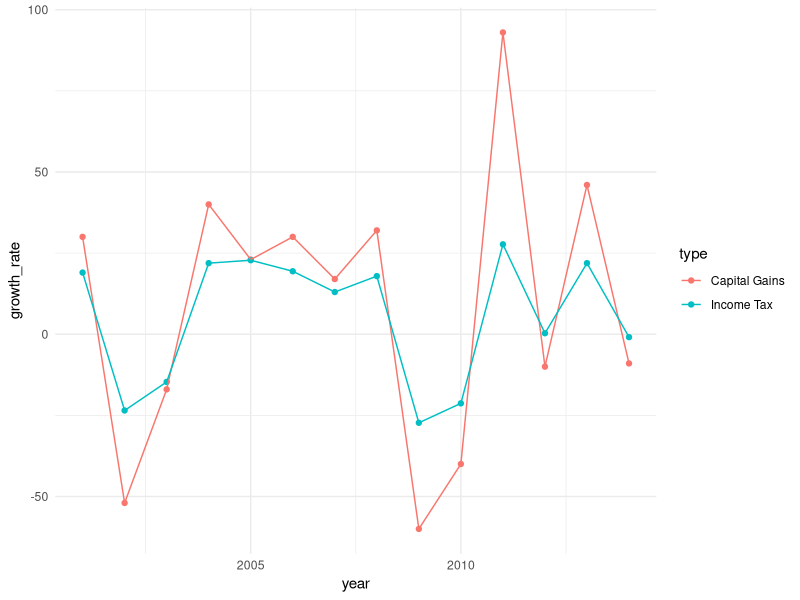
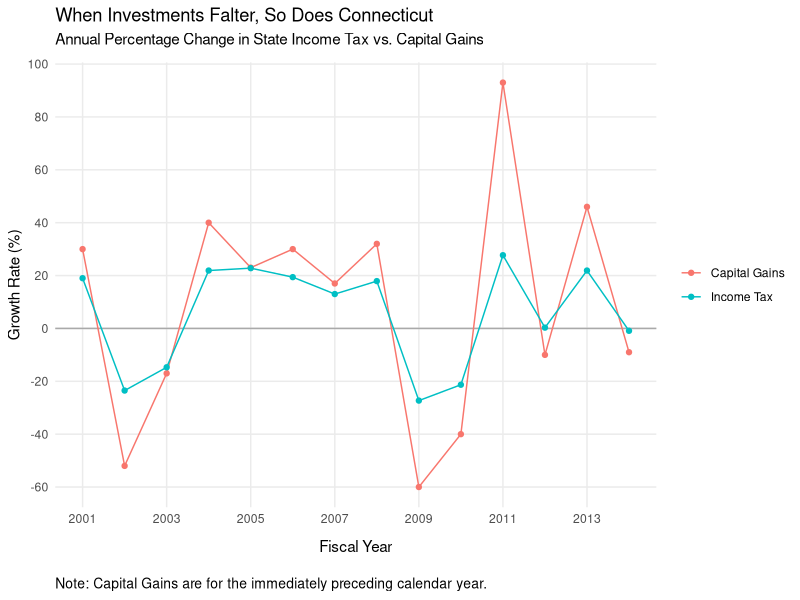

Write R code to recreate these figures, in order.
## ---- chunk 1
ct <- data.frame('type'=rep(c('Capital Gains', 'Income Tax'), each=14),
                 'year'=rep(2001:2014, 2),
                 'growth_rate'=c(30, -52, -17, 40, 23, 30, 17, 32, -60,
                                 -40, 93, -10, 46, -9,
                                 19, -23.5, -14.7, 21.9, 22.8, 19.4, 13,
                                 17.9, -27.3, -21.3, 27.7, .3, 21.9, -.9))
## ---- chunk 2
library(ggplot2)

gains <- ggplot(data=ct, aes(x=year, y=growth_rate, color=type)) +
  geom_point() +
  geom_line() +
  theme_minimal()

print(gains)
## ---- chunk 3
gains_tweaks <- ggplot(data=ct, aes(x=year, y=growth_rate, color=type)) +
  geom_hline(yintercept=0, color='darkgray') +
  geom_line() +
  geom_point() +
  labs(title = "When Investments Falter, So Does Connecticut",
       subtitle = "Annual Percentage Change in State Income Tax vs. Capital Gains",
       caption = "Note: Capital Gains are for the immediately preceding calendar year.",
       y = "Growth Rate (%)",
       x = "Fiscal Year",
       color=NULL) +
  scale_y_continuous(breaks=seq(-60,100, by=20)) +
  scale_x_continuous(breaks=seq(2001, 2014, by=2)) +
  theme_minimal() +
  theme(panel.grid.minor = element_blank(),
        plot.caption = element_text(hjust=0, size=10),
        plot.title = element_text(margin=margin(0, 0, 5, 0)),
        plot.subtitle = element_text(margin=margin(0, 0, 10, 0)),
        axis.title.x = element_text(margin=margin(10, 0, 10, 0)))

print(gains_tweaks)
